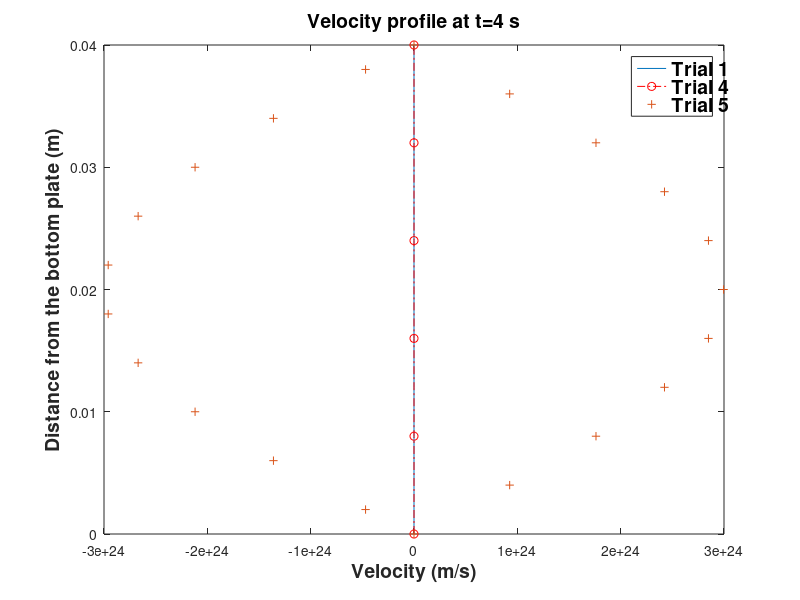

Write MATLAB code to recreate this figure.
%PROJECT 1 - FINITE DEIFFERENCE - DIFFUSION EQUATION
clear;
clc;

%FTCS NUMERICAL SCHEME 1 del_t = 0.01 s
%INPUT PARAMETERS
nu = 0.000217;               %KINEMATIC VISCOSITY [m^2/s]
h = 0.04;                    %DISTANCE BETWEEN THE PLATES [m]
N = 11;                      %NUMBER OF NODES IN THE y DIRECTION
del_t = 0.01                %DISCRETIZATION IN TIME [s]
t_final = 4                %END TIME [s]
U_0 = 40;

del_y = h/(N-1)             %DISCRETIZATION IN y [m]
d = (nu*del_t)/(del_y^2)    %STABILITY CONDITION FOR THE FTCS SCHEME

%INITIAL CONDITIONS
u_o(1) = 40;                 
u_o(2:N) = 0;
j = 1;                       %TIME INDEX
t = 0;
while t<t_final;
    t=j*del_t;
    u(1)=40;                 %BOUNDARY CONDITION [m/s]
    u(N)=0;                  %BOUNDARY CONDITION [m/s]
    for i=2:(N-1);
        u(i)=u_o(i)+d*(u_o(i+1)-2*u_o(i)+u_o(i-1));
    end
    u_o=u;
    j=j+1;
end
Y_axis=0:del_y:h;



%FTCS NUMERICAL SCHEME 4 N=6
%INPUT PARAMETERS
nu = 0.000217;               %KINEMATIC VISCOSITY [m^2/s]
h = 0.04;                    %DISTANCE BETWEEN THE PLATES [m]
N_4 = 6;                      %NUMBER OF NODES IN THE y DIRECTION
del_t = 0.01                %DISCRETIZATION IN TIME [s]
t_final = 4                %END TIME [s]
U_0 = 40;

del_y_4 = h/(N_4-1)             %DISCRETIZATION IN y [m]
d_4 = (nu*del_t)/(del_y_4^2)    %STABILITY CONDITION FOR THE FTCS SCHEME

%INITIAL CONDITIONS
u_o_4(1) = 40;                 
u_o_4(2:N_4) = 0;
j = 1;                       %TIME INDEX
t = 0;
while t<t_final;
    t=j*del_t;
    u_4(1)=40;                 %BOUNDARY CONDITION [m/s]
    u_4(N_4)=0;                  %BOUNDARY CONDITION [m/s]
    for i=2:(N_4-1);
        u_4(i)=u_o_4(i)+d_4*(u_o_4(i+1)-2*u_o_4(i)+u_o_4(i-1));
    end
    u_o_4=u_4;
    j=j+1;
end
Y_axis_4=0:del_y_4:h;

%FTCS NUMERICAL SCHEME 5 N=21
%INPUT PARAMETERS
nu = 0.000217;               %KINEMATIC VISCOSITY [m^2/s]
h = 0.04;                    %DISTANCE BETWEEN THE PLATES [m]
N_5 = 21;                      %NUMBER OF NODES IN THE y DIRECTION
del_t = 0.01                %DISCRETIZATION IN TIME [s]
t_final = 4                %END TIME [s]
U_0 = 40;

del_y_5 = h/(N_5-1)             %DISCRETIZATION IN y [m]
d_5 = (nu*del_t)/(del_y_5^2)    %STABILITY CONDITION FOR THE FTCS SCHEME

%INITIAL CONDITIONS
u_o_5(1) = 40;                 
u_o_5(2:N_5) = 0;
j = 1;                       %TIME INDEX
t = 0;
while t<t_final;
    t=j*del_t;
    u_5(1)=40;                 %BOUNDARY CONDITION [m/s]
    u_5(N_5)=0;                  %BOUNDARY CONDITION [m/s]
    for i=2:(N_5-1);
        u_5(i)=u_o_5(i)+d_5*(u_o_5(i+1)-2*u_o_5(i)+u_o_5(i-1));
    end
    u_o_5=u_5;
    j=j+1;
end
Y_axis_5=0:del_y_5:h;


plot(u_o,Y_axis,u_o_4,Y_axis_4,'-.or',u_o_5,Y_axis_5,'+')
xlabel('Velocity (m/s)');
ylabel('Distance from the bottom plate (m)');
legend('Trial 1', 'Trial 4','Trial 5')

title('Velocity profile at t=4 s')

figureHandle = gcf;
%# make all text in the figure to size 14 and bold
set(findall(figureHandle,'type','text'),'fontSize',14,'fontWeight','bold')

